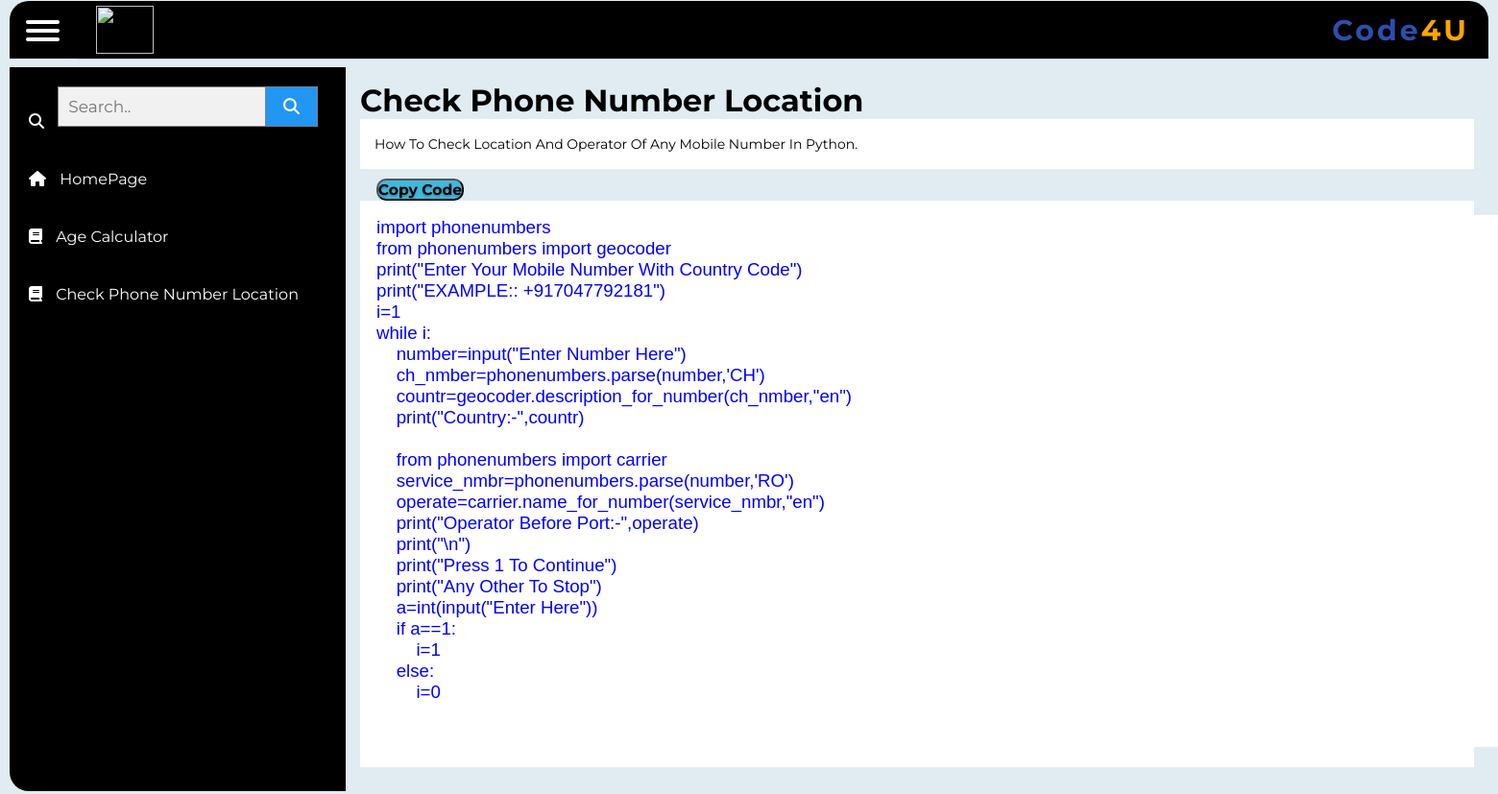
The app's page /getpycode/2 with its own data.
### app1/models.py (models this page shows, shortened)
class pythoncode(models.Model):
    name=models.CharField(max_length=50)
    title=models.CharField(max_length=100)
    code=models.TextField()

### app1/views.py (the view)
# urls.py: path('getpycode/<int:id>', views.getpycode, name='getpycode'),
def getpycode(request,id):
    allrecord = pythoncode.objects.all()
    info = pythoncode.objects.get(id=id)
    return render(request, 'getpycode.html',{'allrecord':allrecord,'info':info})

### templates/getpycode.html (shortened to what this page needs)
{% load static %}
<!DOCTYPE html>
<html lang="en">
<head>
	<link rel="stylesheet" href="{% static 'styles.css' %}">
</head>
<body>
<div class="wrapper">
  <div class="top_navbar">
    <div class="hamburger">
       <div class="one"></div>
       <div class="two"></div>
       <div class="three"></div>
    </div>
    <div class="top_menu">
      <img src="logo.jpg" width="60" height="50" class="d-inline-block align-top" alt="">
    <div class="logo"><span class="badge badge-pill badge-dark"><h2>Code<span span style="color:orange;font:normal">4U</span></h2></span></div>
    </div>
  </div>
  <div class="sidebar">
      <ul>
        <li><a href="#">
          <span class="icon"><i class="fa fa-search"></i></span>
          <span class="title"><form class="example" action="/action_page.php" style="margin:auto;max-width:300px">
			<input type="text" placeholder="Search.." name="search2">
			<button type="submit"><i class="fa fa-search"></i></button>
			</form></span>
      </a></li>
		 <li>
		 <a href="{% url 'index' %}">
          <span class="icon"><i class="fas fa-home"></i></span>
          <span class="title">HomePage</span>
		 </a>
		 </li>
          <li>
		 <a href="{% url 'python' %}">
          <span class="icon"><i class="fas fa-book"></i></span>
          <span class="title">Age Calculator</span>
		 </a>
		 </li>
        {% for record in allrecord %}
		 <li>
		 <a href="getpycode/{{record.id}}">
          <span class="icon"><i class="fas fa-book"></i></span>
          <span class="title">{{record.name}}</span>
		 </a>
		 </li>
     {% endfor %}
    </ul>
  </div>
  <div class="main_container">
  <h1>{{info.name}}</h1>
    <div class="item">
      {{info.title}}
    </div>
	<button onclick="myFunction()" class="button-secondary pure-button"><h3>Copy Code</h3></button>
	<div class="item">
	<textarea id="myInput" rows="25" cols="120" style="font-family: Arial, Helvetica, sans-serif; font-size:14pt; font-style:bold;color:blue;white-space:pre-wrap" readonly>
{{info.code}}
</textarea>
    </div>
  </div>
</div>
</body>
</html>

### static/styles.css (style rules this page uses)
* { margin: 0; padding: 0; list-style: none; text-decoration: none; box-sizing: border-box; font-family: 'Montserrat', sans-serif; }
body { background: #e1ecf2; }
.wrapper { margin: 10px; }
.wrapper .top_navbar { width: calc(100% - 20px); height: 60px; display: flex; position: fixed; top: 1px; }
.wrapper .top_navbar .hamburger { width: 70px; height: 100%; background: black; padding: 15px 17px; border-top-left-radius: 20px; cursor: pointer; }
.wrapper .top_navbar .hamburger div { width: 35px; height: 4px; background: white; margin: 5px 0; border-radius: 5px; }
.wrapper .top_navbar .top_menu { width: calc(100% - 70px); height: 100%; background: black; border-top-right-radius: 20px; display: flex; justify-content: space-between; align-items: center; padding: 0 20px; box-shadow: 0 1px 1px rgba(0,0,0,0.1); }
.wrapper .top_navbar .top_menu .logo { color: #2e4ead; font-size: 20px; font-weight: 700; letter-spacing: 3px; }
.wrapper .sidebar { position: fixed; top: 70px; left: 10px; background: black; width: 350px; height: calc(100% - 80px); border-bottom-left-radius: 20px; transition: all 0.3s ease; }
.wrapper .sidebar ul li a { display: block; padding: 20px; color: #fff; position: relative; margin-bottom: 1px; color: white; white-space: nowrap; }
.wrapper .sidebar ul li a:before { content: ""; position: absolute; top: 0; left: 0; width: 3px; height: 100%; background: #92a6e2; display: none; }
.wrapper .sidebar ul li a span.icon { margin-right: 10px; display: inline-block; }
.wrapper .sidebar ul li a span.title { display: inline-block; }
.wrapper .main_container { width: (100% - 200px); margin-top: 70px; margin-left: 350px; padding: 15px; transition: all 0.3s ease; }
.wrapper .main_container .item { background: #fff; margin-bottom: 10px; padding: 15px; font-size: 14px; line-height: 22px; }

### templates/getpycode.html (style rules this page uses)
.button-secondary { color: black; border-radius: 10px; text-shadow: 0 2px 2px rgba(0, 0, 0, 0.2); }
.button-secondary { background: rgb(66, 184, 221); }
body { font-family: Arial; }
* { box-sizing: border-box; }
form.example input[type=text] { padding: 10px; font-size: 17px; border: 1px solid grey; float: left; width: 80%; background: #f1f1f1; }
form.example button { float: left; width: 20%; padding: 10px; background: #2196F3; color: white; font-size: 17px; border: 1px solid grey; border-left: none; cursor: pointer; }
form.example::after { content: ""; clear: both; display: table; }
textarea { font-size: 1.2em; font-family: Verdana, Arial, Helvetica, sans-serif; border: 2px solid white; }

### records on screen
pythoncode: name "Check Phone Number Location", title "How To Check Location And Operator Of Any Mobile Number In Python.", code "import phonenumbers from phonenumbers import geocoder print(\"Enter Your Mobile Number With Country Code\") print(\"EXAMPLE:: +917047792181\") i=1 while i: number=input(\"Enter Number Here\") ch_nmber=phonenumbers.parse(number,'CH') countr=geocoder.description_for_number(ch_nmber,\"en\") print(\"Country:-\",countr) from phonenumbers import carrier service_nmbr=phonenumbers.parse(number,'RO') operate=carrier.name_for_number(service_nmbr,\"en\") print(\"Operator Before Port:-\",operate) print(\"\\n\") print(\"Press 1 To Continue\") print(\"Any Other To Stop\") a=int(input(\"Enter Here\")) if a==1: i=1 else: i=0"
